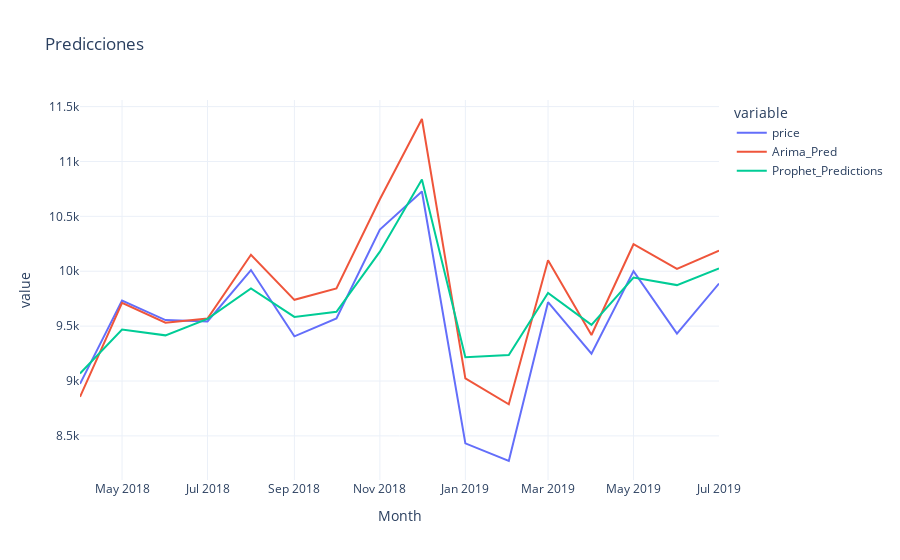

The notebook cell saved with this chart:
### Code cell
fig = px.line(test_data, x=test_data.index, y=test_data.columns,template = "plotly_white",
              title="Predicciones")
fig.show()

### Figure 1 — Plotly figure (JSON) as saved in the notebook; plotly's stock layout.template omitted (floating-point values rounded to 4 significant figures)
{"data": [{"hovertemplate": "variable=price<br>Month=%{x}<br>value=%{y}<extra></extra>", "legendgroup": "price", "line": {"color": "#636efa", "dash": "solid"}, "marker": {"symbol": "circle"}, "mode": "lines", "name": "price", "orientation": "v", "showlegend": true, "type": "scatter", "x": ["2018-04-01T00:00:00", "2018-05-01T00:00:00", "2018-06-01T00:00:00", "2018-07-01T00:00:00", "2018-08-01T00:00:00", "2018-09-01T00:00:00", "2018-10-01T00:00:00", "2018-11-01T00:00:00", "2018-12-01T00:00:00", "2019-01-01T00:00:00", "2019-02-01T00:00:00", "2019-03-01T00:00:00", "2019-04-01T00:00:00", "2019-05-01T00:00:00", "2019-06-01T00:00:00", "2019-07-01T00:00:00"], "xaxis": "x", "y": [8974.0, 9733.0, 9555.0, 9543.0, 10010.0, 9407.0, 9569.0, 10380.0, 10730.0, 8432.0, 8271.0, 9718.0, 9249.0, 10000.0, 9431.0, 9888.0], "yaxis": "y"}, {"hovertemplate": "variable=Arima_Pred<br>Month=%{x}<br>value=%{y}<extra></extra>", "legendgroup": "Arima_Pred", "line": {"color": "#EF553B", "dash": "solid"}, "marker": {"symbol": "circle"}, "mode": "lines", "name": "Arima_Pred", "orientation": "v", "showlegend": true, "type": "scatter", "x": ["2018-04-01T00:00:00", "2018-05-01T00:00:00", "2018-06-01T00:00:00", "2018-07-01T00:00:00", "2018-08-01T00:00:00", "2018-09-01T00:00:00", "2018-10-01T00:00:00", "2018-11-01T00:00:00", "2018-12-01T00:00:00", "2019-01-01T00:00:00", "2019-02-01T00:00:00", "2019-03-01T00:00:00", "2019-04-01T00:00:00", "2019-05-01T00:00:00", "2019-06-01T00:00:00", "2019-07-01T00:00:00"], "xaxis": "x", "y": [8856.0, 9711.0, 9531.0, 9569.0, 10150.0, 9740.0, 9842.0, 10660.0, 11390.0, 9024.0, 8788.0, 10100.0, 9419.0, 10250.0, 10020.0, 10190.0], "yaxis": "y"}, {"hovertemplate": "variable=Prophet_Predictions<br>Month=%{x}<br>value=%{y}<extra></extra>", "legendgroup": "Prophet_Predictions", "line": {"color": "#00cc96", "dash": "solid"}, "marker": {"symbol": "circle"}, "mode": "lines", "name": "Prophet_Predictions", "orientation": "v", "showlegend": true, "type": "scatter", "x": ["2018-04-01T00:00:00", "2018-05-01T00:00:00", "2018-06-01T00:00:00", "2018-07-01T00:00:00", "2018-08-01T00:00:00", "2018-09-01T00:00:00", "2018-10-01T00:00:00", "2018-11-01T00:00:00", "2018-12-01T00:00:00", "2019-01-01T00:00:00", "2019-02-01T00:00:00", "2019-03-01T00:00:00", "2019-04-01T00:00:00", "2019-05-01T00:00:00", "2019-06-01T00:00:00", "2019-07-01T00:00:00"], "xaxis": "x", "y": [9069.0, 9469.0, 9416.0, 9566.0, 9843.0, 9583.0, 9630.0, 10180.0, 10840.0, 9217.0, 9236.0, 9803.0, 9511.0, 9942.0, 9874.0, 10020.0], "yaxis": "y"}], "layout": {"legend": {"title": {"text": "variable"}, "tracegroupgap": 0}, "title": {"text": "Predicciones"}, "xaxis": {"anchor": "y", "domain": [0, 1], "title": {"text": "Month"}}, "yaxis": {"anchor": "x", "domain": [0, 1], "title": {"text": "value"}}}}
